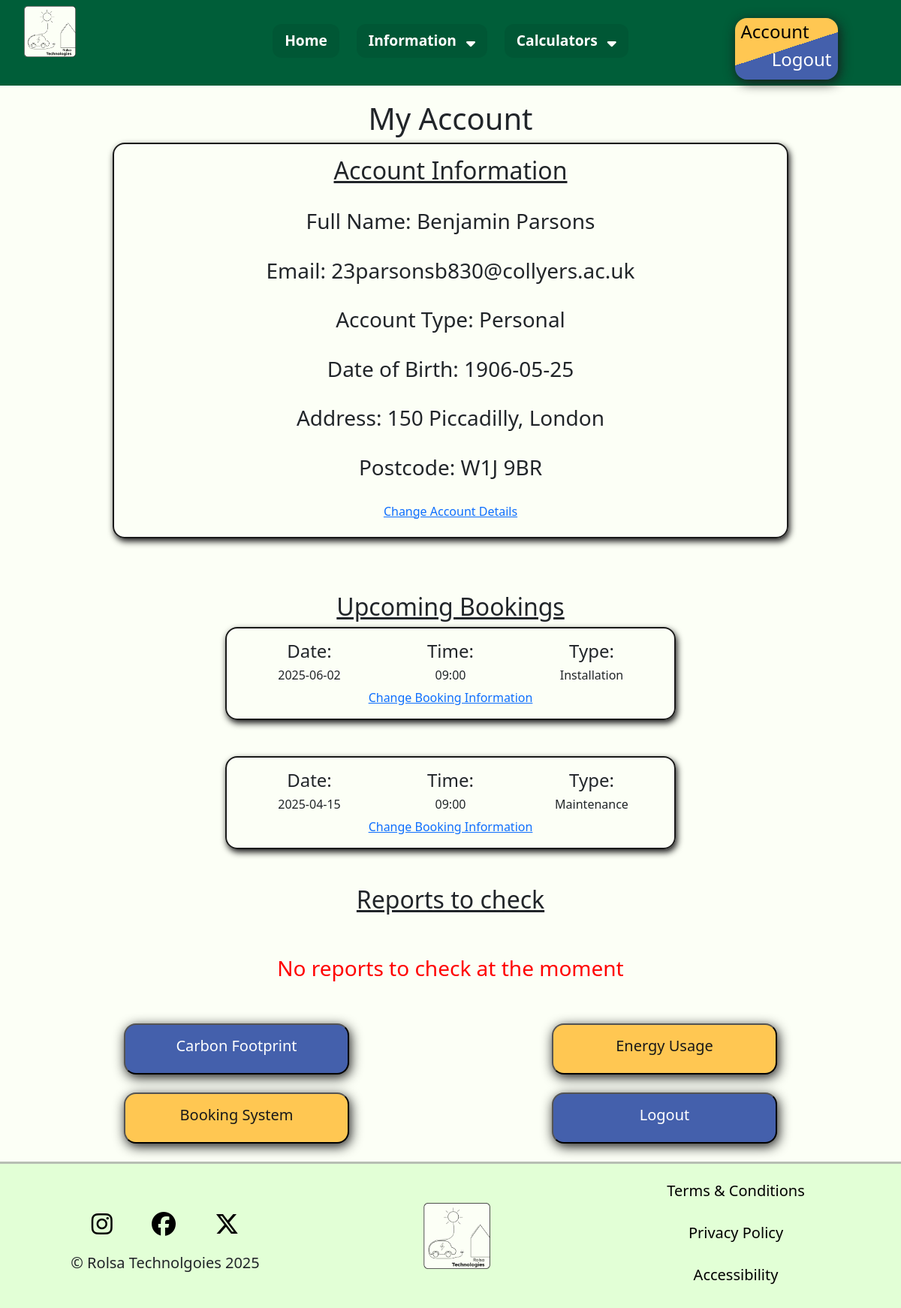
The app's page /account (signed in) with its own data.
### tables this page shows
CREATE TABLE Personal(
    AccountID INTEGER NOT NULL,
    FullName VARCHAR(255) NOT NULL,
    DateOfBirth DATE,
    Address TEXT,
    Postcode VARCHAR(8),
    FOREIGN KEY (AccountID) REFERENCES Account(AccountID)
);

CREATE TABLE Account (
    AccountID INTEGER NOT NULL,
    Email BOOLEAN DEFAULT 1,
    Password VARCHAR(255) NOT NULL,
    AccountTypeID INTEGER DEFAULT 1,
    PRIMARY KEY (AccountID),
    FOREIGN KEY (AccountTypeID) REFERENCES AccountType(AccountTypeID)
);

CREATE TABLE AccountType (
    AccountTypeID INTEGER NOT NULL,
    Type VARCHAR(25) NOT NULL,
    PRIMARY KEY (AccountTypeID)
);

CREATE TABLE BookingType (
    BookingTypeID INTEGER NOT NULL,
    Title VARCHAR(25) NOT NULL,
    PRIMARY KEY (BookingTypeID)
);

### main.py (the view)
@app.route("/account")
def account():
    accountType = session.get('type', None)
    account = session.get('account', None)
    if account != None and accountType == 1 or accountType == 2:
        AccountInformation, BookingsInformation = Get.RetrieveInfo(account, "Account")
        ReportViewing = Get.ReportsToCheck(account)
        if AccountInformation['Address'] is None:
            return redirect("/change_account_details")
        return render_template("account.html", AccountInformation = AccountInformation, BookingsInformation = BookingsInformation, ReportViewing = ReportViewing)
    elif account != None and accountType == 3:
        return redirect("/admin")
    else:
        return redirect("/login")

### get.py (called while the page is built, shortened)
def ReportsToCheck(account):
    ReportViewing = {}
    con = sqlite3.connect("RolsaDB.db")
    cursor = con.cursor()
    cursor.execute("SELECT BR.ReportID, ForDateTime, S.FullName FROM BookingReport BR JOIN Report R ON BR.ReportID = R.ReportID JOIN Staff S ON R.StaffID = S.StaffID JOIN Booking B ON BR.ConsultationID = B.BookingID WHERE FollowUpID IS NULL AND B.AccountID = (SELECT AccountID FROM Account WHERE Email = ?)", (account,))
    Reports = cursor.fetchall()
    con.close()
    return ReportViewing

### main.py (called while the page is built)
@app.context_processor
def inject_global_data():
    return {
        "account": session.get('account', None), #email address is considered as account
        "type": session.get('type', None) #type is considered as account type (Personal, Business, Admin)
    }

### templates/account.html
{% extends "base.html" %}
{% block css %}
<link rel="stylesheet" href="{{ url_for('static', filename='css/account.css') }}">
{% endblock %}
{% block content %}
<h1>My Account</h1>
<div class="infobox">
    <center>
        <h2>Account Information</h2>
        <br>
        {% if AccountInformation.Type == "Personal" %}
          <h3>Full Name: {{ AccountInformation.FullName}}</h3><br>
        {% elif AccountInformation.Type == "Business" %}
          <h3>Business Name: {{ AccountInformation.FullName }}</h3><br>
        {% endif %}
        <h3>Email: {{ AccountInformation.Email }}</h3><br>
        <h3>Account Type: {{ AccountInformation.Type }} </h3><br>
        {% if AccountInformation.DateofBirth %}
        <h3>Date of Birth: {{ AccountInformation.DateofBirth }}</h3><br>
        {% elif AccountInformation.PhoneNumber %}
        <h3>Phone Number: {{ AccountInformation.PhoneNumber }}</h3><br>
        {% endif %}
        <h3>Address: {{ AccountInformation.Address }}</h3><br>
        <h3>Postcode: {{ AccountInformation.Postcode }}</h3><br>
        <h6><a href="{{ url_for('ChangeAccountDetails')}}">Change Account Details</a></h6>
    </center>
</div><br><br><br>
<h2>Upcoming Bookings</h2>
{% if BookingsInformation %}
{% for counter, booking in BookingsInformation.items() %}
<div class="bookingbox">
    <div class="container text-center">
        <div class="row align-items-center">
          <div class="col">
            <h4>Date:</h4>
            <h6>{{ booking.Date }}</h6>
          </div>
          <div class="col">
            <h4>Time:</h4>
            <h6>{{ booking.Time }}</h6>
          </div>
          <div class="col">
            <h4>Type:</h4>
            <h6>{{ booking.Type }}</h6>
          </div>
        </div>
    </div>
    <center>
    <a href="">Change Booking Information</a></center>
</div>
<br><br>
{% endfor %}
{% else %}
<br><br>
<h3 style="text-align: center; color: red;">You have no bookings at the moment</h3>
<br><br>
{% endif %}
<h2>Reports to check</h2>
{% if ReportViewing %}
{% for counter, report in ReportViewing.items() %}
  <div class="bookingbox">
    <div class="container text-center">
        <div class="row align-items-center">
          <div class="col">
            <h4>Staff:</h4>
            <h6>{{ report.Staff }}</h6>
          </div>
          <div class="col">
            <h4>Date:</h4>
            <h6>{{ report.Date }}</h6>
          </div>
          <div class="col">
            <button id="YellowButton" onclick="window.location.href='/view_report{{report.ReportID}}'"><strong>View Report</strong></button>
          </div>
        </div>
    </div>
  </div>
  <br><br>
{% endfor %}
{% else %}
<br><br>
<h3 style="text-align: center; color: red;">No reports to check at the moment</h3>
<br><br>
{% endif %}
<div class="container text-center">
    <div class="row align-items-center">
        <div class="col">
            <button id="BlueButton"><h5>Carbon Footprint</h5></button>
        </div>
        <div class="col">
            <button id="YellowButton"><h5>Energy Usage</h5></button>
        </div>
    </div>
</div>
<br>
<div class="container text-center">
    <div class="row align-items-start">
        <div class="col">
            <button id="YellowButton" onclick="window.location.href='{{ url_for('consultation')}}'"><h5>Booking System</h5></button>
        </div>
        <div class="col">
            <button id="BlueButton" onclick="window.location.href='/logout'"><h5>Logout</h5></button>
        </div>
    </div>
</div>
<br>
{% endblock%}

### templates/base.html (shortened to what this page needs)
<!DOCTYPE html>
<html lang="en">
<head>
    <link rel="stylesheet" href="{{ url_for('static', filename='css/general.css') }}">
    {% block css %}{% endblock %}
    <link href="https://cdn.jsdelivr.net/npm/bootstrap@5.3.3/dist/css/bootstrap.min.css" rel="stylesheet">
</head>
<body>
<nav>
    <div class="row">
        <div class="col-sm-3"><a href="{{ url_for('index')}}"><img src="{{ url_for('static', filename='images/Logo.png')}}" id="logo" alt="Rolsa Technologies Logo"></a></div>
        <div class="col-sm-6">
            <div class="top">
            <ul>
                <li><a href="{{ url_for('index')}}">Home</a></li>
                <li>Information <span><i class="fa fa-sort-down"></i></span>
                </li>
                <li>Calculators <span><i class="fa fa-sort-down"></i></span>
                </li>
            </ul>
        </div>
        </div>
        <div  class="col-sm-3">
            <center>
                {% if account %}
                <div id="buttonbox">
                    <h4 id="left"><a href="{{ url_for('account')}}">Account</a></h4>
                    <h4 id="right"><a href="{{ url_for('logout')}}">Logout</a></h4>
                </div>
                {% else %}
                <div id="buttonbox">
                    <h4 id="left"><a href="{{ url_for('login')}}">Login</a></h4>
                    <h4 id="right"><a href="{{ url_for('register')}}">Register</a></h4>
                </div>
                {% endif %}
            </center>
        </div>
    </div>
</nav>
{% block content %}{% endblock %}
<footer>
    <div class="container text-center">
        <div class="row align-items-center">
          <div class="col">
            <a href="https://www.instagram.com/"><i class="fa-brands fa-instagram" aria-hidden="true"></i></a>
            <a href="https://en-gb.facebook.com/"><i class="fa-brands fa-facebook" aria-hidden="true"></i></a>
            <a href="https://x.com/"><i class="fa-brands fa-x-twitter" aria-hidden="true"></i></a>
            <br>
            <h5>&copy; Rolsa Technolgoies 2025</h5>
          </div>
          <div class="col">
            <a href="{{ url_for('index')}}"><img src="{{ url_for('static', filename='images/Logo.png')}}" id="logo" alt="Rolsa Technologies Logo"></a>
          </div>
          <div class="col">
                <br>
                <h5><a href="">Terms & Conditions</a></h5><br>
                <h5><a href="">Privacy Policy</a></h5><br>
                <h5><a href="">Accessibility</a></h5><br>
          </div>
        </div>
      </div>
</footer>
</body>
</html>

### static/css/general.css (style rules this page uses)
body { font-family: "Lexend", sans-serif; margin: 0; padding: 0; background-color: #FCFFF6 !important; color: #191919; }
h1 { text-align: center; margin-bottom: 1.5vh; }
h2 { text-align: center; text-decoration: underline; margin-top: 2vh; margin-bottom: 1vh; }
nav { background-color: #005E39; width: 100%; padding: 1vh 2vh; margin-bottom: 2.5vh; }
nav ul { list-style-type: none; padding: 0; display: flex; justify-content: center; flex-wrap: wrap; position: relative; z-index: 10; color: white; }
nav ul li { display: inline-block; margin: 0.5vh 2%; font-size: larger; font-weight: bolder; background-color: rgba(0, 0, 0, 0.075); padding: 1vh 2vh; position: relative; border-radius: 1.5vh; }
span { margin-left: 1vh; }
nav a { color: white; text-decoration: none; }
#buttonbox { background: rgb(68,96,172); background: linear-gradient(-18deg, rgba(68,96,172,1) 50%, rgba(255,199,82,1) 50%); width: 50%; padding: 0.5vh 1vh; border-radius: 2vh; margin-top: 2vh; box-shadow: 0.25vh 0.5vh 2vh #191919; }
#buttonbox #left { text-align: left; }
#buttonbox h4#left a { color: black; }
#buttonbox #right { text-align: right; }
#logo { width:25%; margin-left: 2vh; }
footer { background-color: #E2FFD6; border-top: 3px solid #b7beb4; }
footer i { font-size: xx-large; margin: 3vh; color: black; }
footer a { color: black; text-decoration: none; }
.top { margin-top: 2.5vh; }
#BlueButton { background-color: #4460AC; color: white; padding: 2vh 4vh; border-radius: 2vh; min-width: 300px; max-width: 95%; box-shadow: 0.25vh 0.5vh 2vh #191919; transition: 0.25s; }
#YellowButton { background-color: #FFC752; color: #191919; padding: 2vh 4vh; border-radius: 2vh; min-width: 300px; max-width: 95%; box-shadow: 0.25vh 0.5vh 2vh #191919; transition: 0.25s; }
.infobox { width: 75%; margin-left: auto; margin-right: auto; padding: 2vh; border: 2px solid #191919; border-radius: 2vh; box-shadow: 0.25vh 0.5vh 1vh #191919; }

### static/css/account.css (style rules this page uses)
.bookingbox { width: 50%; margin-left: auto; margin-right: auto; padding: 2vh; border: 2px solid #191919; border-radius: 2vh; box-shadow: 0.25vh 0.5vh 1vh #191919; }

### records on screen
Personal: FullName "Benjamin Parsons", DateofBirth "1906-05-25", Address "150 Piccadilly, London", Postcode "W1J 9BR"
Account: Email "23parsonsb830@collyers.ac.uk"
AccountType: Type "Personal"
BookingType: Type "Installation"
BookingType: Type "Maintenance"

### other values on screen
{{ booking.Date }} "2025-06-02" "2025-04-15"
{{ booking.Time }} "09:00" "09:00"
